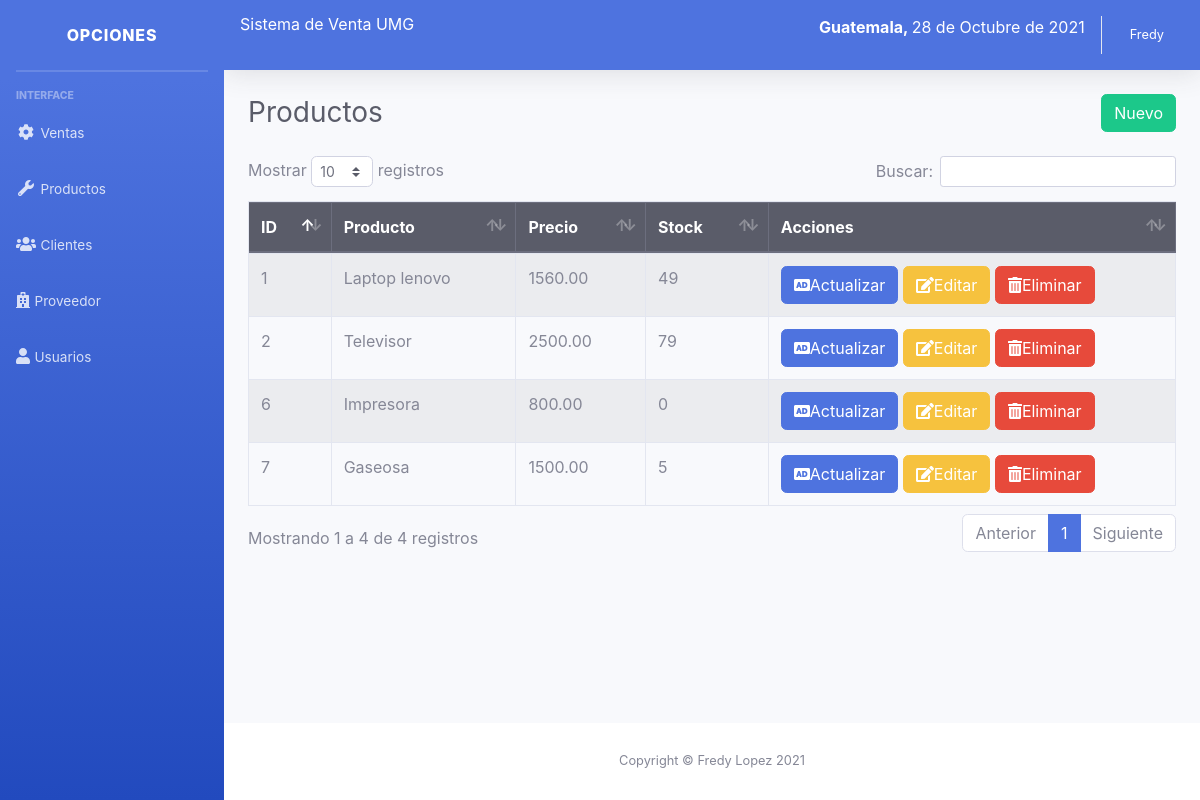
/sistema/lista_productos.php (signed in), run on the app's committed database.
### tables this page shows
CREATE TABLE `producto` (
  `codproducto` int(11) NOT NULL,
  `descripcion` varchar(200) NOT NULL,
  `proveedor` int(11) NOT NULL,
  `precio` decimal(10,2) NOT NULL,
  `existencia` int(11) NOT NULL,
  `usuario_id` int(11) NOT NULL
);

### sistema/includes/functions.php (called while the page is built, shortened)
<?php
	function fechaPeru(){
		$mes = array("","Enero",
					  "Febrero",
					  "Marzo",
					  "Abril",
					  "Mayo",
					  "Junio",
					  "Julio",
					  "Agosto",
					  "Septiembre",
					  "Octubre",
					  "Noviembre",
					  "Diciembre");
		return date('d')." de ". $mes[date('n')] . " de " . date('Y');
	}
 ?>

### sistema/lista_productos.php (the view)
<?php include_once "includes/header.php"; ?>
<div class="container-fluid">
	<div class="d-sm-flex align-items-center justify-content-between mb-4">
		<h1 class="h3 mb-0 text-gray-800">Productos</h1>
		<a href="registro_producto.php" class="btn btn-success">Nuevo</a>
	</div>
	<div class="row">
		<div class="col-lg-12">
			<div class="table-responsive">
				<table class="table table-striped table-bordered" id="table">
					<thead class="thead-dark">
						<tr>
							<th>ID</th>
							<th>Producto</th>
							<th>Precio</th>
							<th>Stock</th>
							<?php if ($_SESSION['rol'] == 1) { ?>
							<th>Acciones</th>
							<?php } ?>
						</tr>
					</thead>
					<tbody>
						<?php
						include "../conexion.php";
						$query = mysqli_query($conexion, "SELECT * FROM producto");
						$result = mysqli_num_rows($query);
						if ($result > 0) {
							while ($data = mysqli_fetch_assoc($query)) { ?>
								<tr>
									<td><?php echo $data['codproducto']; ?></td>
									<td><?php echo $data['descripcion']; ?></td>
									<td><?php echo $data['precio']; ?></td>
									<td><?php echo $data['existencia']; ?></td>
										<?php if ($_SESSION['rol'] == 1) { ?>
									<td>
										<a href="agregar_producto.php?id=<?php echo $data['codproducto']; ?>" class="btn btn-primary"><i class='fas fa-audio-description'></i>Actualizar</a>
										<a href="editar_producto.php?id=<?php echo $data['codproducto']; ?>" class="btn btn-warning"><i class='fas fa-edit'></i>Editar</a>
										<form action="eliminar_producto.php?id=<?php echo $data['codproducto']; ?>" method="post" class="confirmar d-inline">
											<button class="btn btn-danger" type="submit"><i class='fas fa-trash-alt'></i>Eliminar </button>
										</form>
									</td>
										<?php } ?>
								</tr>
						<?php }
						} ?>
					</tbody>
				</table>
			</div>
		</div>
	</div>
</div>
</div>
<?php include_once "includes/footer.php"; ?>

### sistema/includes/header.php (shortened to what this page needs)
<?php
include "includes/functions.php";
?>
<!DOCTYPE html>
<html lang="en">
<head>
	<link href="css/sb-admin-2.min.css" rel="stylesheet">
	<link rel="stylesheet" href="css/dataTables.bootstrap4.min.css">
</head>
<body id="page-top">
	<div id="wrapper">
		<?php include_once "includes/menu.php"; ?>
		<div id="content-wrapper" class="d-flex flex-column">
			<div id="content">
				<nav class="navbar navbar-expand navbar-light bg-primary text-white topbar mb-4 static-top shadow">
					<div class="input-group">
						<h6>Sistema de Venta UMG</h6>
						<p class="ml-auto"><strong>Guatemala, </strong><?php echo fechaPeru(); ?></p>
					</div>
					<ul class="navbar-nav ml-auto">
						<li class="nav-item dropdown no-arrow">
							<a class="nav-link dropdown-toggle" href="#" id="userDropdown" role="button" data-toggle="dropdown" aria-haspopup="true" aria-expanded="false">
								<span class="mr-2 d-none d-lg-inline small text-white"><?php echo $_SESSION['nombre']; ?></span>
							</a>
						</li>
					</ul>
				</nav>

### sistema/includes/menu.php (shortened to what this page needs)
<ul class="navbar-nav bg-gradient-primary sidebar sidebar-dark accordion" id="accordionSidebar">
	<a class="sidebar-brand d-flex align-items-center justify-content-center" href="index.php">
		<div class="sidebar-brand-icon rotate-n-15">
		</div>
		<div class="sidebar-brand-text mx-3">Opciones</div>
	</a>
	<hr class="sidebar-divider my-0">
	<hr class="sidebar-divider">
	<div class="sidebar-heading">
		Interface
	</div>
	<li class="nav-item">
		<a class="nav-link collapsed" href="#" data-toggle="collapse" data-target="#collapseTwo" aria-expanded="true" aria-controls="collapseTwo">
			<i class="fas fa-fw fa-cog"></i>
			<span>Ventas</span>
		</a>
	</li>
	<li class="nav-item">
		<a class="nav-link collapsed" href="#" data-toggle="collapse" data-target="#collapseUtilities" aria-expanded="true" aria-controls="collapseUtilities">
			<i class="fas fa-fw fa-wrench"></i>
			<span>Productos</span>
		</a>
	</li>
	<li class="nav-item">
		<a class="nav-link collapsed" href="#" data-toggle="collapse" data-target="#collapseClientes" aria-expanded="true" aria-controls="collapseUtilities">
			<i class="fas fa-users"></i>
			<span>Clientes</span>
		</a>
	</li>
	<li class="nav-item">
		<a class="nav-link collapsed" href="#" data-toggle="collapse" data-target="#collapseProveedor" aria-expanded="true" aria-controls="collapseUtilities">
			<i class="fas fa-hospital"></i>
			<span>Proveedor</span>
		</a>
	</li>
	<?php if ($_SESSION['rol'] == 1) { ?>
		<li class="nav-item">
			<a class="nav-link collapsed" href="#" data-toggle="collapse" data-target="#collapseUsuarios" aria-expanded="true" aria-controls="collapseUtilities">
				<i class="fas fa-user"></i>
				<span>Usuarios</span>
			</a>
		</li>
	<?php } ?>
</ul>

### sistema/includes/footer.php (shortened to what this page needs)
<footer class="sticky-footer bg-white">
  <div class="container my-auto">
    <div class="copyright text-center my-auto">
      <span>Copyright &copy; Fredy Lopez <?php echo date("Y"); ?></span>
    </div>
  </div>
</footer>
</div>
</div>
</body>
</html>

### data on the page
producto: codproducto "1", descripcion "Laptop lenovo", precio "1560.00", existencia "49"
producto: codproducto "2", descripcion "Televisor", precio "2500.00", existencia "79"
producto: codproducto "6", descripcion "Impresora", precio "800.00", existencia "0"
producto: codproducto "7", descripcion "Gaseosa", precio "1500.00", existencia "5"

### other printed values
fechaPeru() "28 de Octubre de 2021"
$_SESSION['nombre'] "Fredy"
